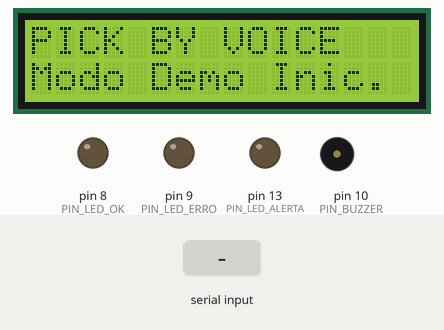
This sketch was run on a simulated Arduino Uno, built with avr-gcc and run on an emulated ATmega328P. On the bench: 16×2 character LCD, output pins drawn as LEDs (lit = HIGH), buzzer (waves = sounding, pin HIGH). Inputs (shaded band) come from the test bench. What the sketch prints to the serial monitor is not drawn.

Above: at 0.4 s.
At 11.2 s:
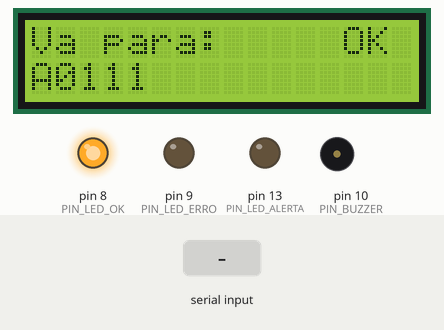
11.3 s: "1\n" received over Serial
At 14.4 s:
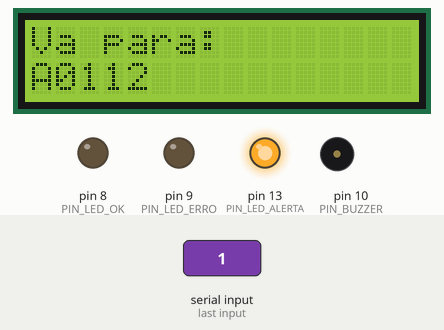
At 23.5 s:
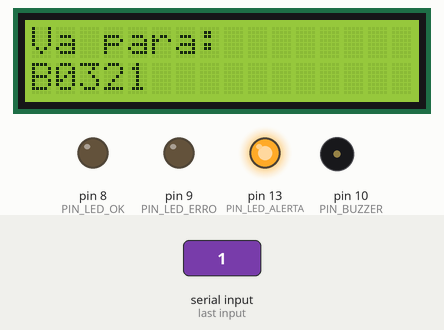
Timing chart, 0 to 24.4 s (numbered marks = the images above; inputs shaded):
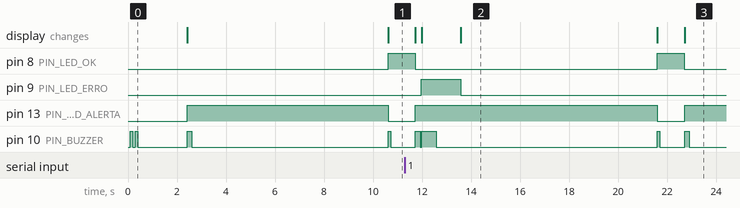

The sketch:

pick_by_voice_demo.ino
```cpp
/**
 * Pick By Voice - MODO DEMONSTRAÇÃO (STANDALONE)
 *
 * Este sketch simula o sistema completo sem precisar do backend em Python/Oracle.
 * Ideal para feiras de ciências e apresentações onde não há servidor disponível.
 *
 * Como usar na apresentação:
 * 1. O Arduino mostrará a posição (Ex: A0111) no LCD e acenderá o LED Amarelo.
 * 2. Abra o "Monitor Serial" na IDE do Arduino (9600 baud, "Ambos em NL & CR").
 * 3. Digite o código correto (Ex: 11) e dê Enter para simular o acerto.
 * 4. Digite um código errado para mostrar o sistema de erro.
 * 5. Se não digitar nada por 8 segundos, ele avança sozinho (piloto automático).
 */

#include <LiquidCrystal_I2C.h>

// --- Configurações de Hardware ---
const int PIN_LED_OK     = 8;
const int PIN_LED_ERRO   = 9;
const int PIN_BUZZER     = 10;
const int PIN_LED_ALERTA = 13;

LiquidCrystal_I2C lcd(0x27, 16, 2);

// --- Dados Simulados (O que viria da API) ---
struct Tarefa {
  String endereco;
  String codigo_correto;
};

Tarefa tarefas[] = {
  {"A0111", "11"},
  {"A0112", "47"},
  {"B0321", "99"}
};

int total_tarefas = 3;
int tarefa_atual = 0;
bool ordem_finalizada = false;

// Controle de tempo para o Piloto Automático
unsigned long tempo_inicio_tarefa = 0;
const unsigned long TEMPO_ESPERA = 8000; // 8 segundos

void setup() {
  Serial.begin(9600);

  pinMode(PIN_LED_OK, OUTPUT);
  pinMode(PIN_LED_ERRO, OUTPUT);
  pinMode(PIN_BUZZER, OUTPUT);
  pinMode(PIN_LED_ALERTA, OUTPUT);

  lcd.init();
  lcd.backlight();

  lcd.setCursor(0, 0);
  lcd.print("PICK BY VOICE");
  lcd.setCursor(0, 1);
  lcd.print("Modo Demo Inic.");

  beep(100); delay(100); beep(100);
  delay(2000);

  mostrarTarefa();
}

void loop() {
  if (ordem_finalizada) return;

  // Verifica se o usuário digitou algo no Monitor Serial
  if (Serial.available() > 0) {
    String input = Serial.readStringUntil('\n');
    input.trim();

    if (input.length() > 0) {
      Serial.print("Codigo recebido: ");
      Serial.println(input);
      validarCodigo(input);
    }
  }

  // Verifica se o tempo estourou (Piloto Automático)
  if (millis() - tempo_inicio_tarefa > TEMPO_ESPERA) {
    Serial.println("Tempo esgotado. Avancando no Piloto Automatico...");
    validarCodigo(tarefas[tarefa_atual].codigo_correto); // Simula acerto
  }
}

// --- Funções de Lógica ---

void mostrarTarefa() {
  lcd.clear();
  lcd.setCursor(0, 0);
  lcd.print("Va para:");
  lcd.setCursor(0, 1);
  lcd.print(tarefas[tarefa_atual].endereco);

  digitalWrite(PIN_LED_ALERTA, HIGH);
  beep(200);

  tempo_inicio_tarefa = millis(); // Reseta o cronômetro

  Serial.println("---------------------------------");
  Serial.print("Nova Tarefa: ");
  Serial.println(tarefas[tarefa_atual].endereco);
  Serial.print("Digite o codigo (Esperado: ");
  Serial.print(tarefas[tarefa_atual].codigo_correto);
  Serial.println("):");
}

void validarCodigo(String codigo_informado) {
  if (codigo_informado == tarefas[tarefa_atual].codigo_correto) {
    // ACERTOU
    digitalWrite(PIN_LED_ALERTA, LOW);
    digitalWrite(PIN_LED_OK, HIGH);
    lcd.setCursor(13, 0);
    lcd.print("OK ");
    beep(100);
    delay(1000);
    digitalWrite(PIN_LED_OK, LOW);

    tarefa_atual++;

    if (tarefa_atual >= total_tarefas) {
      finalizarOrdem();
    } else {
      mostrarTarefa();
    }
  } else {
    // ERROU
    digitalWrite(PIN_LED_ERRO, HIGH);
    lcd.setCursor(11, 0);
    lcd.print(" ERRO");
    beep(600);
    delay(1000);
    digitalWrite(PIN_LED_ERRO, LOW);
    lcd.setCursor(11, 0);
    lcd.print("     ");

    tempo_inicio_tarefa = millis(); // Dá mais 8 segundos para tentar de novo
    Serial.println("Codigo incorreto. Tente novamente.");
  }
}

void finalizarOrdem() {
  ordem_finalizada = true;
  lcd.clear();
  lcd.setCursor(0, 0);
  lcd.print("COLETA FINALIZ.");
  lcd.setCursor(0, 1);
  lcd.print("Va p/ expedicao");

  Serial.println("Ordem finalizada com sucesso!");

  for(int i=0; i<5; i++) {
    digitalWrite(PIN_LED_OK, HIGH);
    digitalWrite(PIN_LED_ERRO, HIGH);
    beep(100);
    delay(100);
    digitalWrite(PIN_LED_OK, LOW);
    digitalWrite(PIN_LED_ERRO, LOW);
    delay(100);
  }
}

void beep(int duration) {
  digitalWrite(PIN_BUZZER, HIGH);
  delay(duration);
  digitalWrite(PIN_BUZZER, LOW);
}
```

Measured:
- after the input at 11.3 s, pin 9 (PIN_LED_ERRO): LOW → HIGH after 0.67 s, → LOW 1.6 s later; the display: first differs from a run without the input after 0.68 s (image 2 shows a later state)
- what the display in image 2 shows lasts 8.0 s, from 13.6 s to 21.6 s
